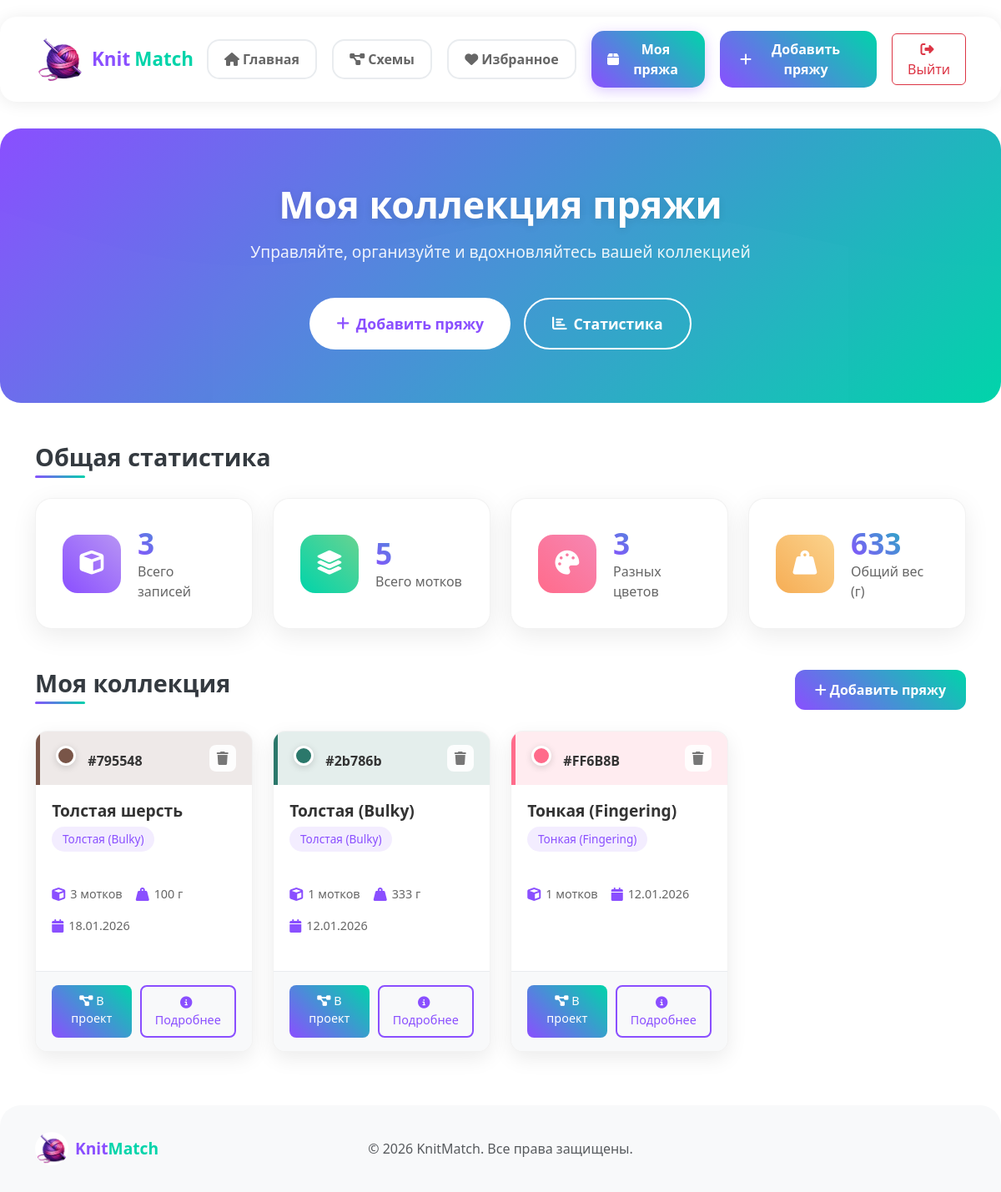
The page /yarn/ (signed in) on the database its author committed.
### yarn_app/models.py (models this page shows, shortened)
class UserYarn(models.Model):
    YARN_TYPES = [
        ('fingering', 'Тонкая (Fingering)'),
        ('sport', 'Спортивная (Sport)'),
        ('dk', 'Средняя (DK)'),
        ('worsted', 'Камвольная (Worsted)'),
        ('bulky', 'Толстая (Bulky)'),
        ('other', 'Другая'),
    ]
    user = models.ForeignKey(User, on_delete=models.CASCADE)
    name = models.CharField(max_length=100, blank=True, null=True, verbose_name="Название пряжи")
    yarn_type = models.CharField(max_length=20, choices=YARN_TYPES, verbose_name="Тип пряжи")
    color = models.CharField(max_length=30, verbose_name="Цвет")
    amount = models.IntegerField(verbose_name="Количество (мотки)")
    weight = models.IntegerField(verbose_name="Вес (г)", blank=True, null=True)
    manufacturer = models.CharField(max_length=100, blank=True, null=True, verbose_name="Производитель")
    notes = models.TextField(blank=True, null=True, verbose_name="Примечания")
    created_at = models.DateTimeField(auto_now_add=True)

### yarn_app/views.py (the view)
# urls.py: path('yarn/', views.my_yarn, name='my_yarn'),
@login_required
def my_yarn(request):
    yarns = UserYarn.objects.filter(user=request.user).order_by('-created_at')
    total_yarns = yarns.count()
    total_motki = sum(yarn.amount for yarn in yarns)
    total_weight = 0
    for yarn in yarns:
        if yarn.weight:
            total_weight += yarn.amount * yarn.weight
    colors_set = set()
    for yarn in yarns:
        colors_set.add(yarn.color)
    types_set = set()
    for yarn in yarns:
        types_set.add(yarn.yarn_type)
    context = {
        'yarns': yarns,
        'total_yarns': total_yarns,
        'total_motki': total_motki,
        'total_weight': total_weight,
        'colors_count': len(colors_set),
        'types_count': len(types_set),
    }
    return render(request, 'my_yarn.html', context)

### yarn_app/templates/my_yarn.html (shortened to what this page needs)
<!DOCTYPE html>
{% load static %}
<html lang="ru">
<head>
    <link href="https://cdn.jsdelivr.net/npm/bootstrap@5.3.0/dist/css/bootstrap.min.css" rel="stylesheet">
    <link rel="stylesheet" href="https://cdnjs.cloudflare.com/ajax/libs/font-awesome/6.4.0/css/all.min.css">
    <link rel="stylesheet" href="{% static 'css/my_yarn.css' %}">
</head>
<body>
    <nav class="navbar navbar-expand-lg">
        <div class="container">
            <a class="navbar-brand" href="{% url 'home' %}">
                <div class="d-flex align-items-center">
                    <img src="{% static 'images/logo.jpg' %}" alt="Logo" height="60" class="rounded-circle me-2">
                    <div>
                        <span class="fw-bold" style="color: #8a4fff; font-size: 1.4rem;">Knit</span>
                        <span class="fw-bold" style="color: #00d4aa; font-size: 1.4rem;">Match</span>
                    </div>
                </div>
            </a>
            <div class="collapse navbar-collapse" id="navbarNav">
                <div class="navbar-nav ms-auto">
                    <a href="{% url 'home' %}" class="nav-link me-2">
                        <button class="btn nav-btn">
                            <i class="fas fa-home me-1"></i>Главная
                        </button>
                    </a>
                    <a href="{% url 'projects' %}" class="nav-link me-2">
                        <button class="btn nav-btn">
                            <i class="fas fa-project-diagram me-1"></i>Схемы
                        </button>
                    </a>
                    <a href="{% url 'favorites' %}" class="nav-link me-2">
                        <button class="btn nav-btn">
                            <i class="fas fa-heart me-1"></i>Избранное
                        </button>
                    </a>
                    <a href="{% url 'my_yarn' %}" class="nav-link me-2">
                        <button class="btn nav-btn active">
                            <i class="fas fa-box me-1"></i>Моя пряжа
                        </button>
                    </a>
                    <a href="{% url 'add_yarn' %}" class="nav-link me-2">
                        <button class="btn btn-primary">
                            <i class="fas fa-plus me-1"></i>Добавить пряжу
                        </button>
                    </a>
                    <div class="nav-link">
                        {% if user.is_authenticated %}
                        <form action="{% url 'logout' %}" method="post" style="display: inline;">
                            <button type="submit" class="btn btn-outline-danger">
                                <i class="fas fa-sign-out-alt me-1"></i>Выйти
                            </button>
                        </form>
                        {% endif %}
                    </div>
                </div>
            </div>
        </div>
    </nav>
    <section class="hero-section">
        <div class="container">
            <div class="hero-content">
                <h1 class="hero-title">Моя коллекция пряжи</h1>
                <p class="hero-subtitle">Управляйте, организуйте и вдохновляйтесь вашей коллекцией</p>
                <div class="hero-buttons">
                    <a href="{% url 'add_yarn' %}" class="btn btn-primary btn-lg">
                        <i class="fas fa-plus me-2"></i>Добавить пряжу
                    </a>
                    <button class="btn btn-outline-primary btn-lg" onclick="scrollToStats()">
                        <i class="fas fa-chart-bar me-2"></i>Статистика
                    </button>
                </div>
            </div>
        </div>
    </section>
    <main class="main-content">
        <div class="container">
            <div class="stats-section mb-5" id="stats">
                <h3 class="section-title mb-4">Общая статистика</h3>
                <div class="row g-4">
                    <div class="col-md-3">
                        <div class="stat-card">
                            <div class="stat-icon" style="background: linear-gradient(45deg, #8a4fff, #b794f4);">
                                <i class="fas fa-cube"></i>
                            </div>
                            <div class="stat-info">
                                <h3>{{ total_yarns }}</h3>
                                <p>Всего записей</p>
                            </div>
                        </div>
                    </div>
                    <div class="col-md-3">
                        <div class="stat-card">
                            <div class="stat-icon" style="background: linear-gradient(45deg, #00d4aa, #68d391);">
                                <i class="fas fa-layer-group"></i>
                            </div>
                            <div class="stat-info">
                                <h3>{{ total_motki }}</h3>
                                <p>Всего мотков</p>
                            </div>
                        </div>
                    </div>
                    <div class="col-md-3">
                        <div class="stat-card">
                            <div class="stat-icon" style="background: linear-gradient(45deg, #ff6b8b, #f687b3);">
                                <i class="fas fa-palette"></i>
                            </div>
                            <div class="stat-info">
                                <h3>{{ colors_count }}</h3>
                                <p>Разных цветов</p>
                            </div>
                        </div>
                    </div>
                    <div class="col-md-3">
                        <div class="stat-card">
                            <div class="stat-icon" style="background: linear-gradient(45deg, #f6ad55, #fbd38d);">
                                <i class="fas fa-weight-hanging"></i>
                            </div>
                            <div class="stat-info">
                                <h3>{% if total_weight %}{{ total_weight }}{% else %}0{% endif %}</h3>
                                <p>Общий вес (г)</p>
                            </div>
                        </div>
                    </div>
                </div>
            </div>
            <div class="yarn-grid">
                <div class="section-header mb-4">
                    <h3 class="section-title">Моя коллекция</h3>
                    <div class="collection-actions">
                        <a href="{% url 'add_yarn' %}" class="btn btn-primary">
                            <i class="fas fa-plus me-1"></i>Добавить пряжу
                        </a>
                    </div>
                </div>
                {% if yarns %}
                <div class="row g-4">
                    {% for yarn in yarns %}
                    <div class="col-md-6 col-lg-4 col-xl-3">
                        <div class="yarn-card">
                            <div class="yarn-card-header" style="background-color: {{ yarn.color }}20; border-left: 5px solid {{ yarn.color }};">
                                <div class="yarn-color">
                                    <span class="color-dot" style="background-color: {{ yarn.color }};"></span>
                                    <span class="color-name">{{ yarn.color }}</span>
                                </div>
                                <div class="yarn-actions">
                                    <button class="btn-action" title="Удалить"
                                            onclick="if(confirm('Удалить эту пряжу?')) { window.location.href='{% url 'delete_yarn' yarn.id %}' }">
                                        <i class="fas fa-trash"></i>
                                    </button>
                                </div>
                            </div>
                            <div class="yarn-card-body">
                                <h5 class="yarn-name">
                                    {% if yarn.name %}
                                        {{ yarn.name }}
                                    {% else %}
                                        {{ yarn.get_yarn_type_display }}
                                    {% endif %}
                                </h5>
                                <div class="yarn-badge">{{ yarn.get_yarn_type_display }}</div>
                                <div class="yarn-meta">
                                    <div class="meta-item">
                                        <i class="fas fa-cube"></i>
                                        <span>{{ yarn.amount }} мотков</span>
                                    </div>
                                    {% if yarn.weight %}
                                    <div class="meta-item">
                                        <i class="fas fa-weight-hanging"></i>
                                        <span>{{ yarn.weight }} г</span>
                                    </div>
                                    {% endif %}
                                    <div class="meta-item">
                                        <i class="fas fa-calendar"></i>
                                        <span>{{ yarn.created_at|date:"d.m.Y" }}</span>
                                    </div>
                                </div>
                            </div>
                            <div class="yarn-card-footer">
                                <a href="{% url 'projects' %}" class="btn btn-sm btn-use-yarn">
                                    <i class="fas fa-project-diagram me-1"></i>В проект
                                </a>
                                <a href="{% url 'yarn_detail' yarn.id %}" class="btn btn-sm btn-outline-yarn">
                                    <i class="fas fa-info-circle me-1"></i>Подробнее
                                </a>
                            </div>
                        </div>
                    </div>
                    {% endfor %}
                </div>
                {% endif %}
            </div>
        </div>
    </main>
    <footer class="footer">
        <div class="container">
            <div class="row align-items-center">
                <div class="col-md-4">
                    <div class="footer-brand">
                        <img src="{% static 'images/logo.jpg' %}" alt="KnitMatch" height="40" class="rounded-circle me-2">
                        <span class="fw-bold" style="color: #8a4fff; font-size: 1.2rem;">Knit</span>
                        <span class="fw-bold" style="color: #00d4aa; font-size: 1.2rem;">Match</span>
                    </div>
                </div>
                <div class="col-md-4 text-center">
                    <p class="mb-0 text-muted">© 2026 KnitMatch. Все права защищены.</p>
                </div>
            </div>
        </div>
    </footer>
</body>
</html>

### yarn_app/templates/my_yarn.html (style rules this page uses)
.nav-btn.active { background: linear-gradient(45deg, #8a4fff, #00d4aa) !important; color: white !important; box-shadow: 0 4px 15px rgba(138, 79, 255, 0.3) !important; }

### rows shown on the page
UserYarn: color "#795548", name "Толстая шерсть", yarn_type "Толстая (Bulky)", amount "3", weight "100", created_at "18.01.2026"
UserYarn: color "#2b786b", yarn_type "Толстая (Bulky)", amount "1", weight "333", created_at "12.01.2026"
UserYarn: color "#FF6B8B", yarn_type "Тонкая (Fingering)", amount "1", created_at "12.01.2026"

### other values the page prints
{{ total_yarns }} "3"
{{ total_motki }} "5"
{{ colors_count }} "3"
{{ total_weight }} "633"
